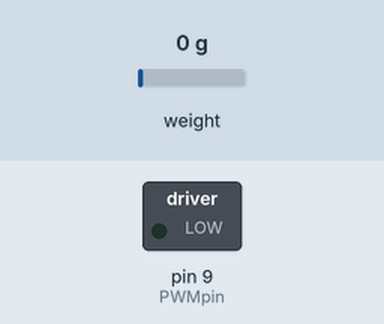
Simulated run of this sketch. Board: Arduino Uno, built with avr-gcc and run on an emulated ATmega328P. On the bench: switched loads named in the sketch (green lamp = pin HIGH). Wiring (inferred from the names in the program): HX711 load-cell converter: data pin 3; SCK pin 2. The inputs (shaded band) are chosen by the test bench; at power-on: weight on the scale 0 g. Storage starts empty; pins used as bus, display or sensor lines are not drawn; what the sketch prints to the serial monitor is not drawn.

Above: at 10.1 s.
Timing chart, 0 to 13.1 s (numbered marks = the images above):
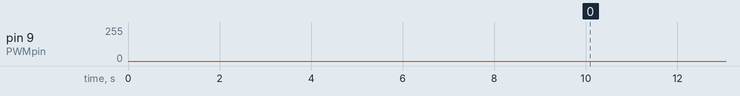

Measured:
- by itself, pin 9 (PWMpin): 0/255 → 127/255 at 30.4 s, → 0/255 0.16 s later, → 127/255 0.12 s later, → 0/255 0.18 s later, … (169 changes in this stretch)

The sketch:

YANreactor_02.ino
```cpp
// HX711 AD 24-bit převodník s 2 kanály
// piny pro připojení SCK a DT z modulu
int pSCK = 2;
int pDT = 3;

//SD karta
/*  SD card attached to SPI bus as follows:
 ** MOSI - pin 11
 ** MISO - pin 12
 ** CLK - pin 13
 ** CS - pin 10 (for MKRZero SD: SDCARD_SS_PIN)
*/
#include <SPI.h>
#include <SD.h>
File logfile;
String filename = "data_01.log";

// mereni hmotnosti
float hmotnost_akt = 0;         //aktualni hmotnost
float hmotnost_predch = 0;      //predchozi hmotnost (kvuli derivaci)
float dm = 0;                   //derivace dm/dt [g/h]
float window[10] = {};          //okno pro sliding average
float sl_avg = 0;               //sliding average
float dm_min = 0;              //minimum sliding average; zacina na 10, aby pokryl pripadne pocatecni kolisani
unsigned long cas_predch = 0;   //cas predchoziho mereni hmotnosti (kvuli derivaci)


// cerpani N feedu
byte PWMpin = 9;
long Kp = 3000;
float error = 0;

long output = 0;
long max_output = 10000;
float dead_band = 0.05;
float pump_coef = 0.00020354;   //koeficient pro prepocet output >> Vfeed
unsigned long total_feed = 0;

unsigned long test_cas = 10;   //cas v ms pro testovani

void setup()
{
   Serial.begin(9600);
   //while (!Serial) {;}
   //Serial.println("serial link ..... OK");

 //HX711
 Serial.print("setting AD converter");
 // nastavení pinů jako výstup a vstup
 pinMode(pSCK, OUTPUT);
 pinMode(pDT, INPUT);
 // probuzení modulu z power-down módu
 digitalWrite (pSCK, LOW);
 // spuštění prvního měření pro nastavení měřícího kanálu
 mereni_hmotnosti();
 Serial.println(" ..... OK");


 //SD karta a log soubor
 Serial.print("setting SD memory");
 while (!SD.begin(10)) {;}
 Serial.println(" ..... OK");

 Serial.print("creating log file");
 //vytvori *.log soubor s unikatnim nazvem
 byte poradi = 1;
 while(SD.exists(filename)){
   poradi++;
   filename = "data_";
   if(poradi < 10)    filename.concat("0");
   filename.concat(poradi);
   filename.concat(".log");
 }
 //vytvori log soubor
 logfile = SD.open(filename, FILE_WRITE);
 logfile.println("cas_h; hmotnost_akt; dm; sl_avg; dm_min; error; output; total_feed");
 logfile.close();
 Serial.println(" ..... OK");

 //davkovani feedu
 digitalWrite(7, HIGH);   //set direction of pump rotation
 digitalWrite(8, LOW);    //set direction of pump rotation
 pinMode(PWMpin, OUTPUT);
 analogWrite(PWMpin, 0);

 Serial.println(" ################################################### ");

 //header na seriak:
 Serial.println("cas_h; hmotnost_akt; dm; sl_avg; dm_min; error; output, total_feed");
}


//#####################################################################
void loop()
{
  //hmotnost_akt = mereni_hmotnosti() - total_feed;
  // nahrada rovnici pro ucely testovani
  float cas_h = test_cas / 3600000.0;
  hmotnost_akt = -0.00001859*pow(cas_h, 4) + 0.002987*pow(cas_h, 3) - 0.1515*pow(cas_h, 2) + 1.4765*cas_h + 1877;
  Serial.print(cas_h); Serial.print(";");
  Serial.print(hmotnost_akt); Serial.print(";");

  dm = (hmotnost_akt - hmotnost_predch) / float((test_cas - cas_predch) / 3600000.0);
  hmotnost_predch = hmotnost_akt;
  Serial.print(dm, 5); Serial.print(";");
  //prida aktualni dm do sliding average okna
  for(byte i=1; i<10; i++){
    window[i] = window[i - 1];
  }
  window[0] = dm;

  //spocte sliding average
  sl_avg = 0;
  for(byte i=0; i<10; i++){
    sl_avg += window[i];
  }
  sl_avg = sl_avg / 10;

  Serial.print(sl_avg); Serial.print(";");


  //aktualizuje minimum
  if(sl_avg<dm_min) dm_min = sl_avg;

  Serial.print(dm_min); Serial.print(";");

  //vypocte error - odchylku aktualni derivace od max. poklesu
  //ale jen v pripade, ze uz je dm_min < 0 (tzn. ze uz skutecne doslo k ubytku hmotnosti
  if(dm_min < 0){
    error = sl_avg - dm_min;
  }
  Serial.print(error); Serial.print(";");

  // vypocte proporcne k error dobu spusteni cerpadla
  if(error > dead_band && test_cas > 7200000){   //deadband + odriznout prvni 2 h
    output = Kp * error;
    if(output > max_output) output = max_output;    //omezeni max output

    //spusti cerpadlo a pocka vypocteny cas + pripocte nacerpane mnozstvi k total_feed
    analogWrite(PWMpin, 127);   //motor cerpadla je zde napevno na polovicni vykon
    delay(output);
    analogWrite(PWMpin, 0);
    total_feed += output * pump_coef;   // prepocte output [ms] na mnozstvi feedu a pricte k sume feedu [g]
  }
  else output = 0;

  Serial.print(output); Serial.print(";");
  Serial.println(total_feed);

  cas_predch = test_cas;


 // vypis mereni, davkovani feedu atd. na SD
 logfile = SD.open(filename, FILE_WRITE);
 logfile.print(test_cas/1000); logfile.print(";");
 logfile.print(hmotnost_akt, 5); logfile.print(";");
 logfile.print(dm, 5); logfile.print(";");
 logfile.print(sl_avg, 5); logfile.print(";");
 logfile.print(dm_min); logfile.print(";");
 logfile.print(error); logfile.print(";");
 logfile.print(output); logfile.print(";");
 logfile.print(total_feed); logfile.print("\n");
 logfile.close();


 //delay 10 minut
 //delay(600000);
 test_cas += 600000;
 delay(100);
}


//#####################################################################
// vytvoření funkce pro měření z nastaveného kanálu
float mereni_hmotnosti()
{
 float prum_hmotnost = 0L;

 for(byte i = 0; i < 100; i++){
 byte mericiMod = 1;
 byte index;
 long vysledekMereni = 0L;
 // načtení 24-bit dat z modulu
 while(digitalRead (pDT));
 for (index = 0; index < 24; index++)
 {
 digitalWrite (pSCK, HIGH);
 vysledekMereni = (vysledekMereni << 1) | digitalRead (pDT);
 digitalWrite (pSCK, LOW);
 }
 // nastavení měřícího módu
 for (index = 0; index < mericiMod; index++)
 {
 digitalWrite (pSCK, HIGH);
 digitalWrite (pSCK, LOW);
 }
 // konverze z 24-bit dvojdoplňkového čísla
 // na 32-bit znaménkové číslo
 if (vysledekMereni >= 0x800000 )
 vysledekMereni = vysledekMereni | 0xFF000000;

  prum_hmotnost = prum_hmotnost + vysledekMereni;
  }
  // vypocet prumeru a prevod na uV
  prum_hmotnost = prum_hmotnost / 100 / 256;

  // prepocet na g - jen dvojbodova kalibrace 0 / 50 g
  prum_hmotnost = -0.3734 * prum_hmotnost - 142.5397;

 return(prum_hmotnost);
}
```
